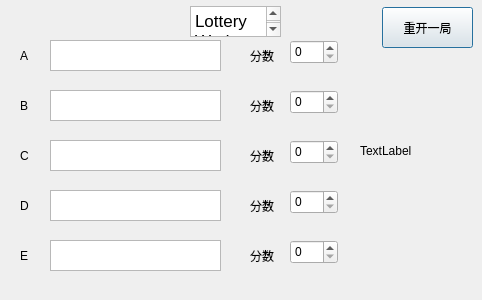
<?xml version="1.0" encoding="UTF-8"?>
<ui version="4.0">
 <class>Dialog</class>
 <widget class="QDialog" name="Dialog">
  <property name="geometry">
   <rect>
    <x>0</x>
    <y>0</y>
    <width>482</width>
    <height>300</height>
   </rect>
  </property>
  <property name="windowTitle">
   <string>Dialog</string>
  </property>
  <widget class="QPushButton" name="pushButton_2">
   <property name="geometry">
    <rect>
     <x>382</x>
     <y>7</y>
     <width>91</width>
     <height>41</height>
    </rect>
   </property>
   <property name="text">
    <string>重开一局</string>
   </property>
  </widget>
  <widget class="QLabel" name="label_2">
   <property name="geometry">
    <rect>
     <x>20</x>
     <y>40</y>
     <width>31</width>
     <height>31</height>
    </rect>
   </property>
   <property name="text">
    <string>A</string>
   </property>
  </widget>
  <widget class="QLabel" name="label_3">
   <property name="geometry">
    <rect>
     <x>20</x>
     <y>90</y>
     <width>31</width>
     <height>31</height>
    </rect>
   </property>
   <property name="text">
    <string>B</string>
   </property>
  </widget>
  <widget class="QLabel" name="label_4">
   <property name="geometry">
    <rect>
     <x>20</x>
     <y>140</y>
     <width>31</width>
     <height>31</height>
    </rect>
   </property>
   <property name="text">
    <string>C</string>
   </property>
  </widget>
  <widget class="QLabel" name="label_5">
   <property name="geometry">
    <rect>
     <x>20</x>
     <y>190</y>
     <width>31</width>
     <height>31</height>
    </rect>
   </property>
   <property name="text">
    <string>D</string>
   </property>
  </widget>
  <widget class="QLabel" name="label_6">
   <property name="geometry">
    <rect>
     <x>20</x>
     <y>240</y>
     <width>31</width>
     <height>31</height>
    </rect>
   </property>
   <property name="text">
    <string>E</string>
   </property>
  </widget>
  <widget class="QTextBrowser" name="textBrowser_2">
   <property name="geometry">
    <rect>
     <x>50</x>
     <y>40</y>
     <width>171</width>
     <height>31</height>
    </rect>
   </property>
  </widget>
  <widget class="QTextBrowser" name="textBrowser_3">
   <property name="geometry">
    <rect>
     <x>50</x>
     <y>90</y>
     <width>171</width>
     <height>31</height>
    </rect>
   </property>
  </widget>
  <widget class="QTextBrowser" name="textBrowser_4">
   <property name="geometry">
    <rect>
     <x>50</x>
     <y>140</y>
     <width>171</width>
     <height>31</height>
    </rect>
   </property>
  </widget>
  <widget class="QTextBrowser" name="textBrowser_5">
   <property name="geometry">
    <rect>
     <x>50</x>
     <y>190</y>
     <width>171</width>
     <height>31</height>
    </rect>
   </property>
  </widget>
  <widget class="QTextBrowser" name="textBrowser_6">
   <property name="geometry">
    <rect>
     <x>50</x>
     <y>240</y>
     <width>171</width>
     <height>31</height>
    </rect>
   </property>
  </widget>
  <widget class="QTextBrowser" name="textBrowser_7">
   <property name="geometry">
    <rect>
     <x>190</x>
     <y>6</y>
     <width>91</width>
     <height>31</height>
    </rect>
   </property>
   <property name="html">
    <string>&lt;!DOCTYPE HTML PUBLIC &quot;-//W3C//DTD HTML 4.0//EN&quot; &quot;http://www.w3.org/TR/REC-html40/strict.dtd&quot;&gt;
&lt;html&gt;&lt;head&gt;&lt;meta name=&quot;qrichtext&quot; content=&quot;1&quot; /&gt;&lt;style type=&quot;text/css&quot;&gt;
p, li { white-space: pre-wrap; }
&lt;/style&gt;&lt;/head&gt;&lt;body style=&quot; font-family:'.AppleSystemUIFont'; font-size:13pt; font-weight:400; font-style:normal;&quot;&gt;
&lt;p style=&quot; margin-top:0px; margin-bottom:0px; margin-left:0px; margin-right:0px; -qt-block-indent:0; text-indent:0px;&quot;&gt;LotteryWod&lt;/p&gt;&lt;/body&gt;&lt;/html&gt;</string>
   </property>
  </widget>
  <widget class="QLabel" name="label">
   <property name="geometry">
    <rect>
     <x>250</x>
     <y>40</y>
     <width>41</width>
     <height>31</height>
    </rect>
   </property>
   <property name="text">
    <string>分数</string>
   </property>
  </widget>
  <widget class="QLabel" name="label_7">
   <property name="geometry">
    <rect>
     <x>250</x>
     <y>90</y>
     <width>41</width>
     <height>31</height>
    </rect>
   </property>
   <property name="text">
    <string>分数</string>
   </property>
  </widget>
  <widget class="QLabel" name="label_8">
   <property name="geometry">
    <rect>
     <x>250</x>
     <y>140</y>
     <width>41</width>
     <height>31</height>
    </rect>
   </property>
   <property name="text">
    <string>分数</string>
   </property>
  </widget>
  <widget class="QLabel" name="label_9">
   <property name="geometry">
    <rect>
     <x>250</x>
     <y>190</y>
     <width>41</width>
     <height>31</height>
    </rect>
   </property>
   <property name="text">
    <string>分数</string>
   </property>
  </widget>
  <widget class="QLabel" name="label_10">
   <property name="geometry">
    <rect>
     <x>250</x>
     <y>240</y>
     <width>41</width>
     <height>31</height>
    </rect>
   </property>
   <property name="text">
    <string>分数</string>
   </property>
  </widget>
  <widget class="QSpinBox" name="spinBox">
   <property name="geometry">
    <rect>
     <x>290</x>
     <y>40</y>
     <width>48</width>
     <height>24</height>
    </rect>
   </property>
  </widget>
  <widget class="QSpinBox" name="spinBox_2">
   <property name="geometry">
    <rect>
     <x>290</x>
     <y>90</y>
     <width>48</width>
     <height>24</height>
    </rect>
   </property>
  </widget>
  <widget class="QSpinBox" name="spinBox_3">
   <property name="geometry">
    <rect>
     <x>290</x>
     <y>140</y>
     <width>48</width>
     <height>24</height>
    </rect>
   </property>
  </widget>
  <widget class="QSpinBox" name="spinBox_4">
   <property name="geometry">
    <rect>
     <x>290</x>
     <y>190</y>
     <width>48</width>
     <height>24</height>
    </rect>
   </property>
  </widget>
  <widget class="QSpinBox" name="spinBox_5">
   <property name="geometry">
    <rect>
     <x>290</x>
     <y>240</y>
     <width>48</width>
     <height>24</height>
    </rect>
   </property>
  </widget>
  <widget class="QLabel" name="label_11">
   <property name="geometry">
    <rect>
     <x>360</x>
     <y>80</y>
     <width>91</width>
     <height>141</height>
    </rect>
   </property>
   <property name="text">
    <string>TextLabel</string>
   </property>
  </widget>
 </widget>
 <resources/>
 <connections/>
</ui>
